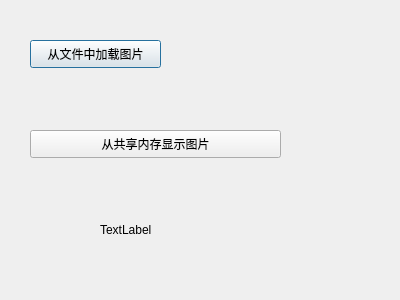
<?xml version="1.0" encoding="UTF-8"?>
<ui version="4.0">
 <class>MyIPC</class>
 <widget class="QDialog" name="MyIPC">
  <property name="geometry">
   <rect>
    <x>0</x>
    <y>0</y>
    <width>400</width>
    <height>300</height>
   </rect>
  </property>
  <property name="windowTitle">
   <string>Dialog</string>
  </property>
  <widget class="QPushButton" name="loadFromFileButton">
   <property name="geometry">
    <rect>
     <x>30</x>
     <y>40</y>
     <width>131</width>
     <height>28</height>
    </rect>
   </property>
   <property name="text">
    <string>从文件中加载图片</string>
   </property>
  </widget>
  <widget class="QPushButton" name="loadFromSharedMemoryButton">
   <property name="geometry">
    <rect>
     <x>30</x>
     <y>130</y>
     <width>251</width>
     <height>28</height>
    </rect>
   </property>
   <property name="text">
    <string>从共享内存显示图片</string>
   </property>
  </widget>
  <widget class="QLabel" name="label">
   <property name="geometry">
    <rect>
     <x>100</x>
     <y>220</y>
     <width>69</width>
     <height>19</height>
    </rect>
   </property>
   <property name="text">
    <string>TextLabel</string>
   </property>
  </widget>
 </widget>
 <resources/>
 <connections/>
</ui>
